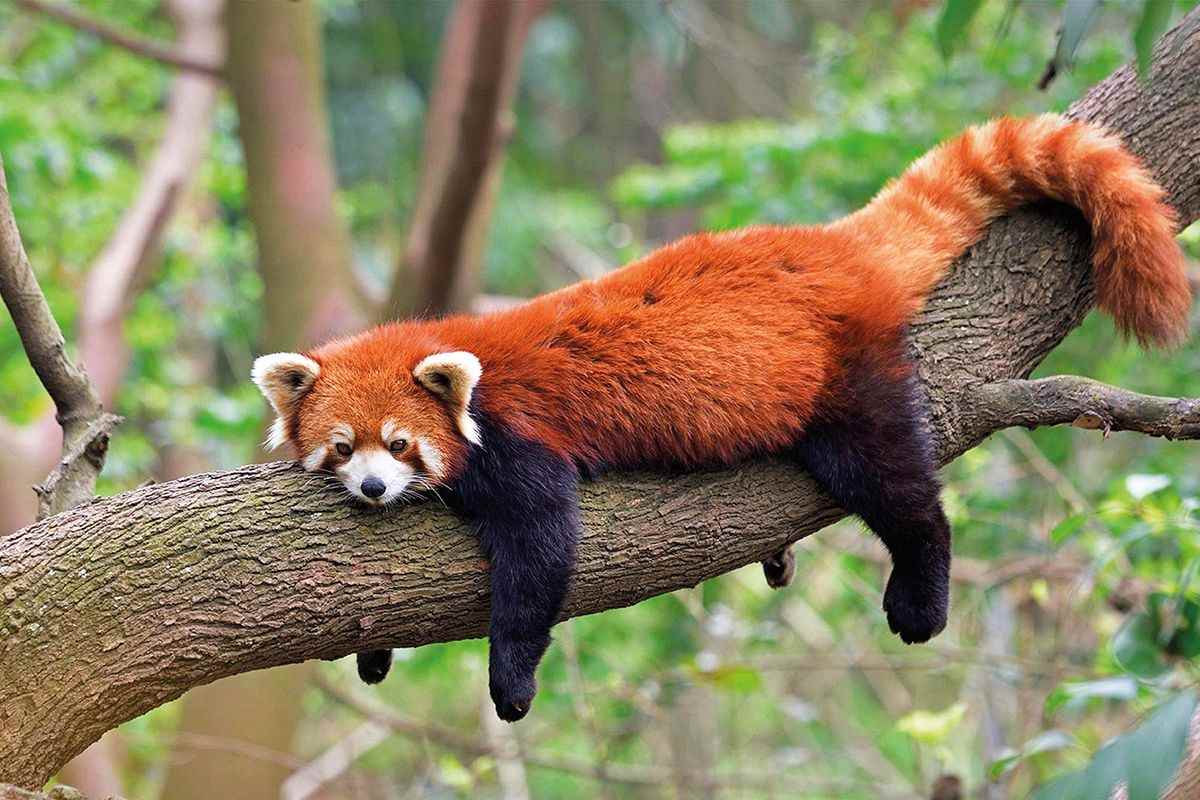
#> input picture p1_material/images_notebook/panda.jpg, 1200 x 800 px; the run also reads 4 pictures not shown here
$ jupyter execute --allow-errors 2026_ComputerVision_P1_Ton.ipynb   (shell and % lines are left out)
#> lines starting #> are read from the running program, lines starting #| are printed output that depends on the picture; after the words box and inside, x2 and y2 are one past the last pixel; in counts of white or black regions, pixels touching at a corner belong together
# Computer Vision - P1

### *Carefully read the following instructions before start coding.*

### **Prerequisite**

- Before starting P1, you must **complete the 'p1_tutorial'.** The tutorial introduces the key concepts and steps needed to complete the practice successfully. Completing it first will help you understand the requirements and avoid common mistakes.

==============================================================================================

## **P1: Basics on Image Processing and Manipulation**
==============================================================================================

### The main topics are:

1. Image loading, saving and creation

2. Color manipulation

To complete this exercise, we will work with the following concepts: **image creation**, **data types**, and **image manipulation**.

==============================================================================================
### Packages loading

First we need to import the required Python packages for basic image manipulation.

Run the following code:

[cell 1]
import numpy as np # useful for manipulating matrices
from skimage import io # useful for image loading and saving
from matplotlib import pyplot as plt # useful for plotting images on iPython or Jupyter Notebooks
import matplotlib.image as mpimg

Note that commands starting with the percentage sign (`%`) are special internal commands to ipython (as opposed to Python code to be run). In the case below, we set the matplotlib environment to display images results inline (i.e. the images will be shown **inside the
notebook**):

==============================================================================================

### **1.1 Image creation**

Remember that [Numpy](https://docs.scipy.org/doc/numpy-1.13.0/reference/) allows us to define images of different kinds treating them as matrices.

The most common examples are:

* Binary: with values of 0 or 1, interpreted as black or white, respectively.
* Grayscale: with possible data types uint8, uint16, double, whose pixel values define their intensity.
* RGB Image: color images consisting of 3 matrices (usually called 'channels'), which contain intensity values for each color separately R (red), G (green) and B (blue).

**a) Create and display a 100 × 100 grayscale image represented as a 2D array.**
 - Each element of the array must be an 8-bit unsigned integer (`uint8`).
 - Initialize all elements to zero.
 - Hide the axes when displaying the image.
 - Print the data type (dtype) of the created image.

[cell 2]
image = np.zeros((100,100),dtype=np.uint8) # Create an image of 100x100 with all zeros using uint8
print(image.dtype) # Print the Data Type

# Show image without axes in grayscale
plt.imshow(image, cmap='gray')
plt.axis("off")
plt.show()
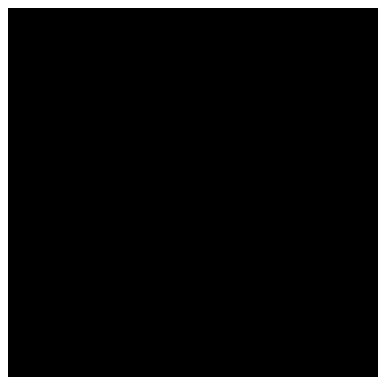
#> figure drawn by matplotlib, 1 panel

**b) How many distinct intensity levels can each pixel represent in this uint8 grayscale image? Explain your answer.**

Each pixel can represent up to 256 colours (from 0 to 255) if represented in uint8. Because an integer of 8 bits can only represent that much numbers (2<sup>8</sup> = 256).

**c) Create and display a 100 × 100 RGB image represented as a 3D array.**
 - Each element of the array must be an 8-bit unsigned integer (`uint8`).
 - Initialize all elements to zero.
 - Then, convert the RGB image to Grayscale using `rgb2gray`.
 - Print the data type (dtype) and dimension (shape) of both images.

[cell 3]
from skimage.color import rgb2gray

rgb = np.zeros((100,100,3), dtype=np.uint8) # Create an RGB image of 100x100 with all zeros using uint8
grayscale = rgb2gray(rgb)

# Print the Data Type and show both images without axes
plt.imshow(rgb)
plt.axis("off")
plt.show()
print("RGB Data Type:", rgb.dtype)

plt.imshow(grayscale, cmap='gray')
plt.axis("off")
plt.show()
print("Grayscale Data Type:", grayscale.dtype)

**d) Modify the pixel values of the image created in Section 1.1(a) to reproduce the images shown below. Display the modified images using a figure with three subplots.**

Visualize the images and print the values of its first row.

[cell 4]
image1 = np.zeros((100, 100), dtype=np.uint8)
image2 = np.zeros((100, 100), dtype=np.uint8)
image3 = np.zeros((100, 100), dtype=np.uint8)

image1[:, 50:] = 255
image2[50:, :] = 255
image3[:50, :50] = 255

fig = plt.figure(figsize=(12, 4)) # Create a figure with 1 row and 3 columns
fig.patch.set_facecolor('xkcd:mid blue') # Change background colour

# First subplot
fig.add_subplot(1, 3, 1)
plt.imshow(image1, cmap='gray')
plt.axis('off')

# Second subplot
fig.add_subplot(1, 3, 2)
plt.imshow(image2, cmap='gray')
plt.axis('off')

# Third subplot
fig.add_subplot(1, 3, 3)
plt.imshow(image3, cmap='gray')
plt.axis('off')

plt.tight_layout() # Adjust spacing between the subplots.
plt.show() # Display the figure.
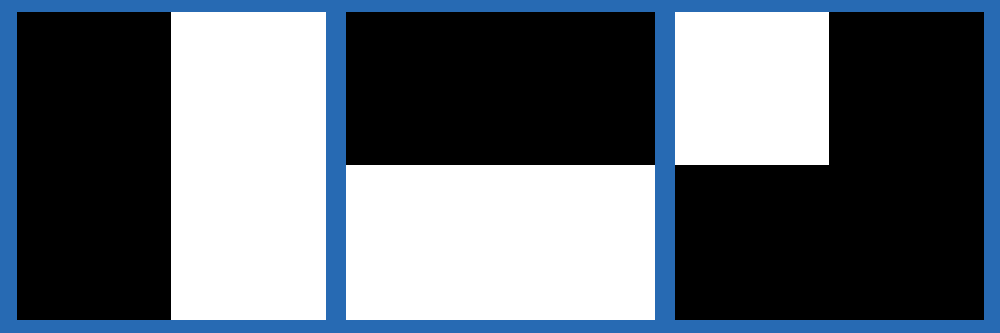
#> figure drawn by matplotlib, 3 panels

# Print values of first row
print("First row of Image 1:", image1[0])
print("First row of Image 2:", image2[0])
print("First row of Image 3:", image3[0])

**e) Vertically flip the third image, generated above, to create a mirror illusion, as illustrated below.**
- Display the resulting image while preserving the axes.
- You can consult the NumPy documentation for help: [NumPy `flip` documentation](https://numpy.org/devdocs/reference/generated/numpy.flip.html).

[cell 5]
flip_image3 = np.flip(image3, axis=0)

plt.imshow(flip_image3, cmap='gray')
plt.axis("off")
plt.show()
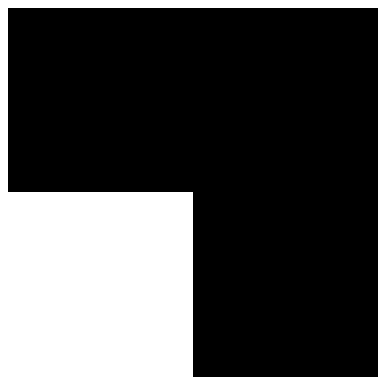
#> figure drawn by matplotlib, 1 panel

**f) Create an RGB image by combining the three grayscale images created in the previous steps.**

Follow these steps:

1. Create a **100 × 100 RGB image** using the `uint8` data type and initialize all pixel values to zero.
2. Use the first grayscale image (`img1`) to define the **red channel** of the RGB image.
3. Use the second grayscale image (`img2`) to define the **green channel**.
4. Use the third grayscale image (`img3`) to define the **blue channel**.
5. Display the resulting RGB image (the expected result is illustrated below).


[cell 6]
rgb_image = np.zeros((100,100, 3),dtype=np.uint8) # Create RGB 100x100 image

rgb_image[:, :, 0] = image1 # Image 1 define Red Channel
rgb_image[:, :, 1] = image2 # Image 2 define Green Channel
rgb_image[:, :, 2] = image3 # Image 1 define Blue Channel

# Display result
plt.imshow(rgb_image)
plt.axis('off')
plt.show()
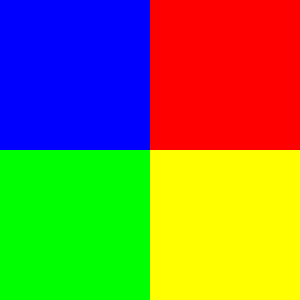
#> shown: shape (100, 100, 3) (shown 3 times larger); mean R, G, B 127.5, 127.5, 63.8

### **1.2 Image saving and loading**

**a) Use the `io` module to save the previously generated RGB image in a directory named `output`.**
- If the directory does not exist, we create it using Python.
- Save the image with the filename `rgb_image.png`.

[cell 7]
import os
if not os.path.exists("output"):
    os.mkdir("output")

[cell 8]
io.imsave('output/rgb_image.png',rgb_image)

**b) Load the saved image and display it.**
- Additionally, print its dimensions, the value of the pixel at `(10, 10)`, and its data type (`dtype`) to verify that everything is correct.

[cell 9]
img = mpimg.imread("output/rgb_image.png")
plt.imshow(img)
plt.axis("off")
plt.show()
print("Dimensions:", img.ndim)
#| Dimensions: 3
print("Value of Pixel 10,10:", img[10,10])
#| Value of Pixel 10,10: [0. 0. 1.]
print("Data Type:", img.dtype)
#| Data Type: float32

### **1.3 Basic image manipulations: RGB to grayscale, data type conversion, thresholding, and more**

**a) Load and display the image `panda.jpg` from the `images_notebook` directory.**
 - Print the image dimensions and data type.
 - Then, convert it to grayscale using `rgb2gray`.
 - Display the resulting grayscale image using an appropriate colormap.
 - Print the image dimensions and data type of the grayscale image.

[cell 10]
panda = mpimg.imread("images_notebook/panda.jpg")
#> panda is the input picture: shape (800, 1200, 3); mean R, G, B 137.9, 128.5, 95.6
plt.imshow(panda)
plt.axis("off")
plt.show()
print("RGB Dimensions:", panda.ndim)
#| RGB Dimensions: 3
print("RGB Data Type:", panda.dtype)
#| RGB Data Type: uint8

graypanda = rgb2gray(panda)
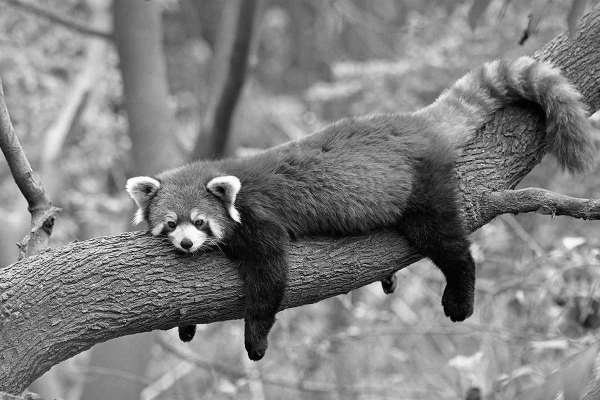
#> graypanda: shape (800, 1200) float64 (shown at 1/2 size); min 0, max 1, mean 0.502
plt.imshow(graypanda, cmap='gray')
plt.axis("off")
plt.show()
print("Grayscale Dimensions:", graypanda.ndim)
#| Grayscale Dimensions: 2
print("Grayscale Data Type:", graypanda.dtype)
#| Grayscale Data Type: float64

**b) Save the grayscale image**

- Save the grayscale image generated above in the `output` directory with the filename `panda_gray.jpg`.
- Check the [documentation](https://scikit-image.org/docs/stable/api/skimage.util.html#skimage.util.img_as_ubyte) for `img_as_ubyte` to understand how to convert the grayscale image to `uint8` before saving it.
- Display the original RGB image and the grayscale image side by side in a figure with two subplots.
- Print the minimum and maximum values of each image:
  - RGB
  - Grayscale (original)
  - Grayscale (after converting it to uint8)

[cell 11]
from skimage import img_as_ubyte

# Save Grayscale image in uint8
graypanda8 = img_as_ubyte(graypanda)
io.imsave('output/panda_gray.jpg',graypanda8)

# Create Figure with 2 Subplots
fig = plt.figure(figsize=(8, 4)) # Create a figure with 1 row and 2 columns
fig.patch.set_facecolor('xkcd:mid blue') # Change background colour

# First subplot
fig.add_subplot(1, 2, 1)
plt.imshow(panda)
plt.axis('off')

# Second subplot
fig.add_subplot(1, 2, 2)
plt.imshow(graypanda, cmap='gray')
plt.axis('off')

plt.tight_layout() # Adjust spacing between the subplots.
plt.show() # Display the figure.

# Print information
print("Minimum Value of RGB:", panda.min())
#| Minimum Value of RGB: 0
print("Maximum Value of RGB:", panda.max())
#| Maximum Value of RGB: 255
print("Minimum Value of Grayscale:", graypanda.min())
#| Minimum Value of Grayscale: 0.0
print("Maximum Value of Grayscale:", graypanda.max())
#| Maximum Value of Grayscale: 1.0
print("Minimum Value of uint8 Grayscale:", graypanda8.min())
#| Minimum Value of uint8 Grayscale: 0
print("Maximum Value of uint8 Grayscale:", graypanda8.max())
#| Maximum Value of uint8 Grayscale: 255

**c) Compute the mean of the previous grayscale image (before converting it to `uint8`) and use a logical operation to obtain a binary image.**
- Pixels with values greater than the mean should be displayed as white (`1`), while all other pixels should be displayed as black (`0`).
- Display the resulting binary image.

[cell 12]
# graypanda -> binpanda
binpanda = graypanda > graypanda.mean()
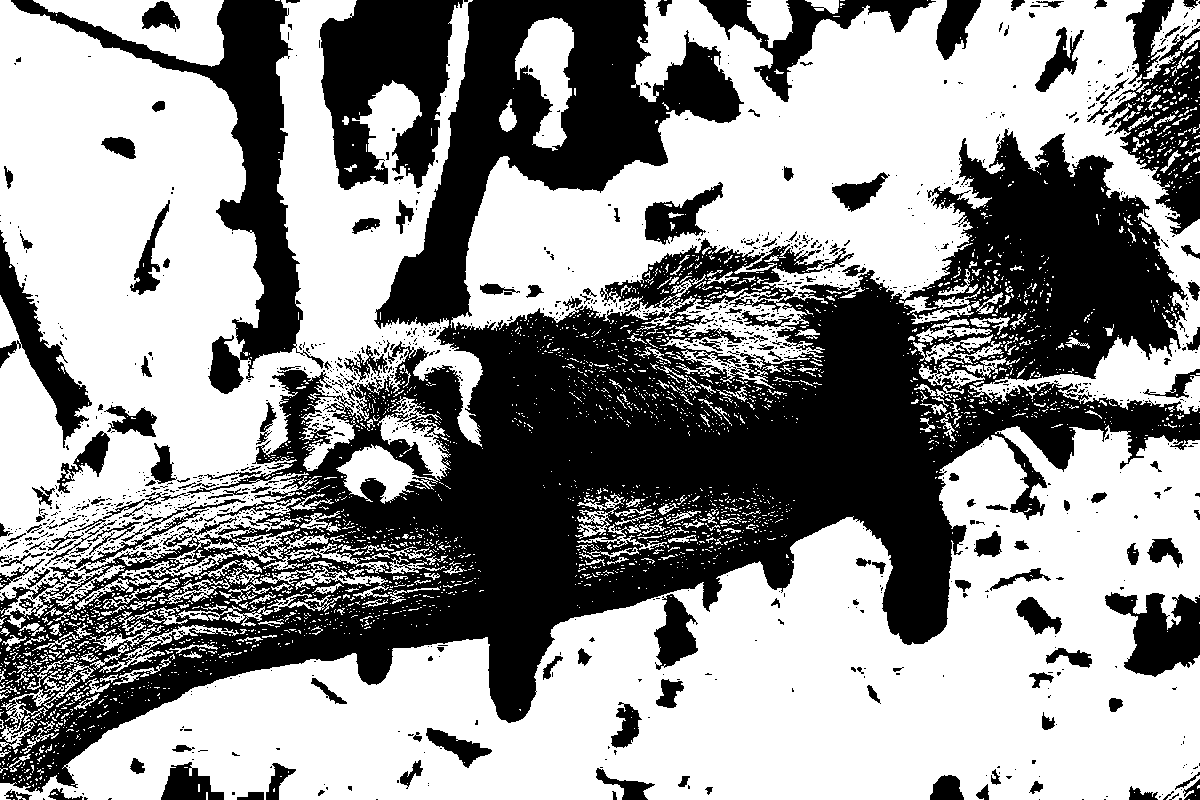
#> binpanda: shape (800, 1200) bool; 58.2% white; 1416 black regions (1233 under 20 px), largest, box (x1, y1, x2, y2) and area: (0, 0, 1200, 793) 298504, (11, 0, 324, 394) 21476, (320, 0, 463, 190) 17072

plt.imshow(binpanda, cmap='gray')
plt.axis("off")
plt.show()

**d) Display the original RGB image, the grayscale image, and the binary image side by side in a figure with three subplots.**
- Add the titles `Original`, `Grayscale`, and `Binary`, respectively, and hide the axes.

[cell 13]
# Create Figure with 3 Subplots
fig = plt.figure(figsize=(8, 4)) # Create a figure with 1 row and 3 columns
fig.patch.set_facecolor('xkcd:mid blue') # Change background colour

# First subplot
fig.add_subplot(1, 3, 1)
plt.imshow(panda)
plt.title('Original')
plt.axis('off')

# Second subplot
fig.add_subplot(1, 3, 2)
plt.imshow(graypanda, cmap='gray')
plt.title('Grayscale')
plt.axis('off')

# Second subplot
fig.add_subplot(1, 3, 3)
plt.imshow(binpanda, cmap='gray')
plt.title('Binary')
plt.axis('off')

plt.tight_layout() # Adjust spacing between the subplots.
plt.show() # Display the figure.

**e) Create a new RGB black image that is 15% larger than the original `panda` image in both height and width. Then, embed the original panda image in the center of the new image.**

Follow these steps:

1. Use the previously loaded image `img_panda`.
2. Retrieve the **shape** of `img_panda` to determine its height, width, and number of channels.
3. Create a new black RGB image whose:
   - height is 15% larger than the height of `img_panda`;
   - width is 15% larger than the width of `img_panda`;
   - number of channels is 3.
4. Use the `uint8` data type for the new image.
5. Place `img_panda` in the **center** of the new black image using array slicing.
6. Display the resulting framed image (expected result is shown below).

> **Note:** Be careful with the **number of channels** when creating the new image. An RGB image must have three channels.

> **Note:** Print the shapes of both `img_panda` and the new image. Verify that the height and width of the new image are approximately **15% larger** than those of the original image.

> **Optional:** As an alternative approach, investigate how the `rescale` function from `skimage.transform` could be used to create an image 15% larger.

[cell 14]
h, w, c = panda.shape # Get image shape

# Create framed_image 15% bigger
new_h = int(h * 1.15)
new_w = int(w * 1.15)
framed_image = np.zeros((new_h, new_w, 3), dtype=np.uint8)

# Place panda in the center
y_offset = (new_h - h) // 2
x_offset = (new_w - w) // 2
framed_image[y_offset:y_offset+h, x_offset:x_offset+w, :] = panda
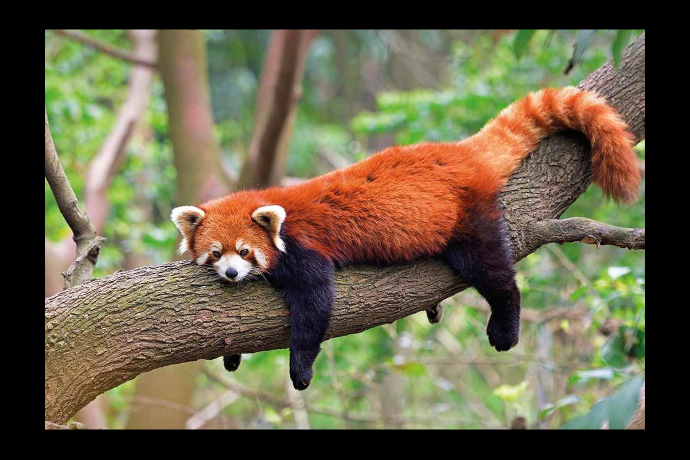
#> framed_image: shape (919, 1380, 3) (shown at 1/2 size); mean R, G, B 104.4, 97.3, 72.4

# Prints
print(f"Panda dimensions: {panda.shape}")
#| Panda dimensions: (800, 1200, 3)
print(f"Framed_image dimension: {framed_image.shape}")
#| Framed_image dimension: (919, 1380, 3)
#> (the rest of the program and of its run is left out)
